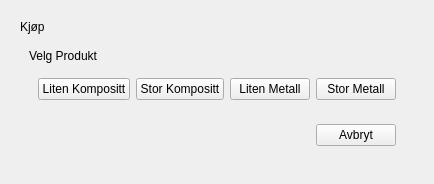
      <widget class="QWidget" name="BuyPage">
       <layout class="QHBoxLayout" name="horizontalLayout_3">
        <item>
         <widget class="CDPBaseContainer" name="cdpBaseContainer">
          <layout class="QVBoxLayout" name="verticalLayout_3">
           <item>
            <widget class="CDPBaseLabel" name="cdpBaseLabel_3">
             <property name="text">
              <string>Kjøp</string>
             </property>
            </widget>
           </item>
           <item>
            <widget class="QWidget" name="widget_6" native="true">
             <layout class="QVBoxLayout" name="verticalLayout_8">
              <item>
               <widget class="CDPBaseLabel" name="cdpBaseLabel_9">
                <property name="text">
                 <string>Velg Produkt</string>
                </property>
               </widget>
              </item>
              <item>
               <widget class="QWidget" name="widget_7" native="true">
                <layout class="QHBoxLayout" name="horizontalLayout_12">
                 <item>
                  <widget class="CDPBaseButton" name="cdpBaseButton_17">
                   <property name="text">
                    <string>Liten Kompositt</string>
                   </property>
                   <property name="svgFile">
                    <string>:/themes/cdp_light/buttons/buttonPlain.svg</string>
                   </property>
                   <property name="cdpPressedRouting" stdset="0">
                    <string>PropanAutomatGui.ModbusSlaveTCP.WagoWriteCoilsDI.8-DI0.DI0.Value</string>
                   </property>
                  </widget>
                 </item>
                 <item>
                  <widget class="CDPBaseButton" name="cdpBaseButton_16">
                   <property name="text">
                    <string>Stor Kompositt</string>
                   </property>
                   <property name="svgFile">
                    <string>:/themes/cdp_light/buttons/buttonPlain.svg</string>
                   </property>
                   <property name="cdpPressedRouting" stdset="0">
                    <string>PropanAutomatGui.ModbusSlaveTCP.WagoWriteCoilsDI.8-DI0.DI1.Value</string>
                   </property>
                  </widget>
                 </item>
                 <item>
                  <widget class="CDPBaseButton" name="cdpBaseButton_15">
                   <property name="text">
                    <string>Liten Metall</string>
                   </property>
                   <property name="svgFile">
                    <string>:/themes/cdp_light/buttons/buttonPlain.svg</string>
                   </property>
                   <property name="cdpPressedRouting" stdset="0">
                    <string>PropanAutomatGui.ModbusSlaveTCP.WagoWriteCoilsDI.8-DI0.DI2.Value</string>
                   </property>
                  </widget>
                 </item>
                 <item>
                  <widget class="CDPBaseButton" name="cdpBaseButton_14">
                   <property name="text">
                    <string>Stor Metall</string>
                   </property>
                   <property name="svgFile">
                    <string>:/themes/cdp_light/buttons/buttonPlain.svg</string>
                   </property>
                   <property name="cdpPressedRouting" stdset="0">
                    <string>PropanAutomatGui.ModbusSlaveTCP.WagoWriteCoilsDI.8-DI0.DI3.Value</string>
                   </property>
                  </widget>
                 </item>
                </layout>
               </widget>
              </item>
              <item>
               <widget class="QWidget" name="widget_8" native="true">
                <property name="maximumSize">
                 <size>
                  <width>16777215</width>
                  <height>42</height>
                 </size>
                </property>
                <layout class="QHBoxLayout" name="horizontalLayout_13">
                 <item>
                  <spacer name="horizontalSpacer_3">
                   <property name="orientation">
                    <enum>Qt::Horizontal</enum>
                   </property>
                   <property name="sizeHint" stdset="0">
                    <size>
                     <width>40</width>
                     <height>20</height>
                    </size>
                   </property>
                  </spacer>
                 </item>
                 <item>
                  <widget class="CDPBaseButton" name="cdpBaseButton_6">
                   <property name="text">
                    <string>Avbryt</string>
                   </property>
                   <property name="svgFile">
                    <string>:/themes/cdp_light/buttons/buttonPlain.svg</string>
                   </property>
                   <property name="cdpPressedRouting" stdset="0">
                    <string/>
                   </property>
                  </widget>
                 </item>
                </layout>
               </widget>
              </item>
             </layout>
            </widget>
           </item>
          </layout>
         </widget>
        </item>
       </layout>
      </widget>
